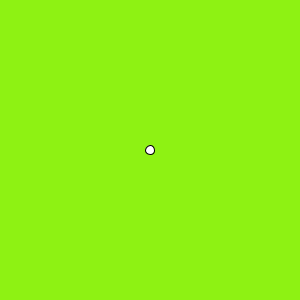
Frame 1 (no input)
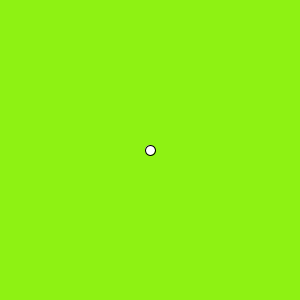
Frame 60 (the mouse pressed at the canvas centre just before this capture)
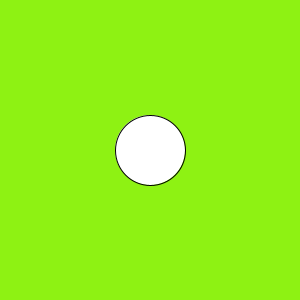
Frame 120 (the mouse held since frame 60 and released just before this capture)

The Processing sketch that drew these frames (run headless with seeded random() and noise(); from frame 60 on, the mouse is pressed at the canvas centre):

// Processing sketch: seven
// ── seven.pde
void setup() {
    size(300, 300);
    background(#8ef213);
}

int x_size = 10;

void draw() {
    background(#8ef213);
    if (mouseX > (150 -(x_size/2)) && mouseX <  (150 +(x_size/2)) && mouseY > (150 -(x_size/2)) && mouseY <  (150 +(x_size/2))){
        x_size += 1;
    }else if (x_size < 10){
        x_size = 10;
    }else{
        x_size -= 1;
    }
    circle(150,150,x_size);
}
